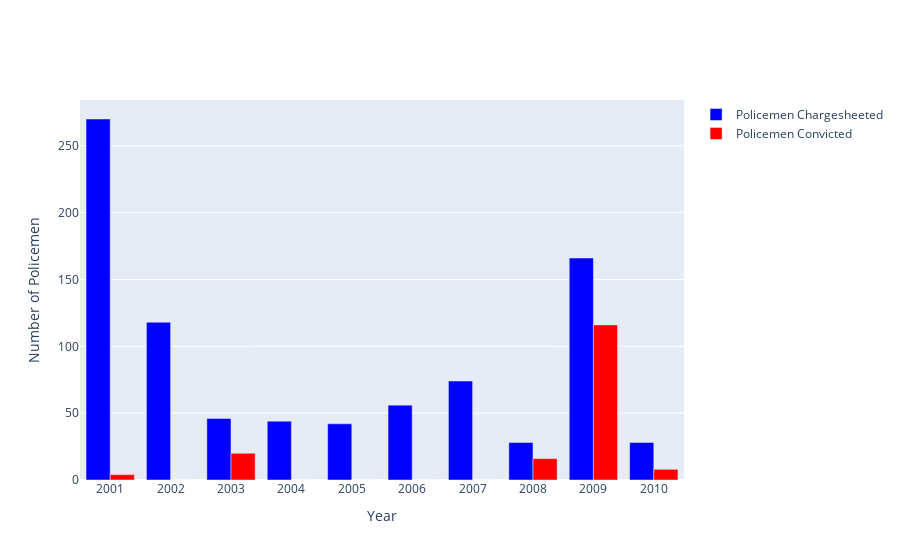

The notebook cell saved with this chart:
### Code cell
fig = go.Figure(data=[
    go.Bar(name='Policemen Chargesheeted',
              x=year,
              y=chargesheeted_vs_convicted['Policemen_Chargesheeted'],
              marker_color='blue'
       ),
    go.Bar(name='Policemen Convicted',
              x=year,
              y=chargesheeted_vs_convicted['Policemen_Convicted'],
              marker_color='red',
       )]
)
fig.update_layout(barmode='group', xaxis_title='Year',
                     yaxis_title='Number of Policemen')
fig.show()

### Figure 1 — Plotly figure (JSON) as saved in the notebook; plotly's stock layout.template omitted (floating-point values rounded to 4 significant figures)
{"data": [{"marker": {"color": "blue"}, "name": "Policemen Chargesheeted", "type": "bar", "x": ["2001", "2002", "2003", "2004", "2005", "2006", "2007", "2008", "2009", "2010"], "y": [270, 118, 46, 44, 42, 56, 74, 28, 166, 28]}, {"marker": {"color": "red"}, "name": "Policemen Convicted", "type": "bar", "x": ["2001", "2002", "2003", "2004", "2005", "2006", "2007", "2008", "2009", "2010"], "y": [4, 0, 20, 0, 0, 0, 0, 16, 116, 8]}], "layout": {"barmode": "group", "xaxis": {"title": {"text": "Year"}}, "yaxis": {"title": {"text": "Number of Policemen"}}}}
